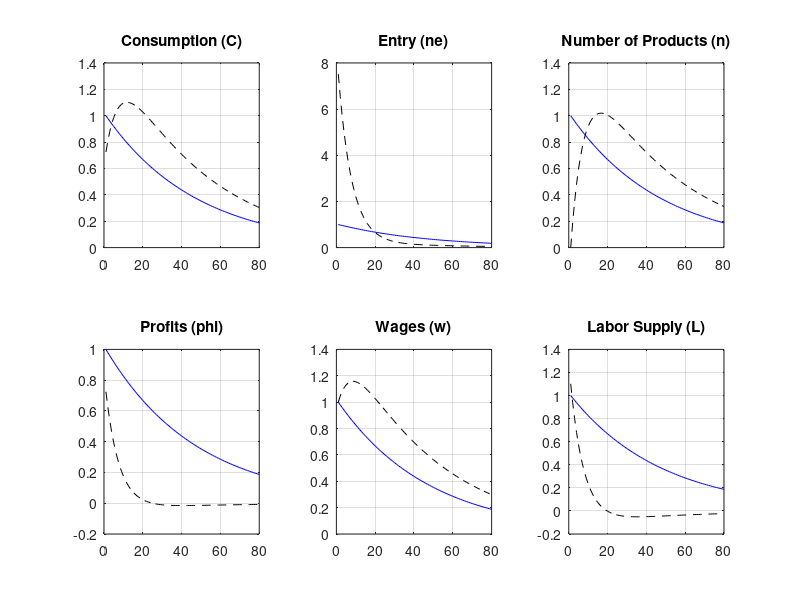

Write MATLAB code to recreate this figure.
clear variables

N = 300; % Initial Forecasting Horizon (See Binder and Pesaran, 1995)


msize     = 7;                   %  size of state space
rsize     = 1;                    %  number of shocks


%%%%% Parameters for the BGM Calibration %%%%%

beta      = 0.99;                     %  discount rate
sigma     = 1/1.3571;                 %  markup/subs elasticity
delta     = 0.025;                    % 10% rate of destruction of firms a year
lambda    = 0 ;                       % as in BGM;

nu    = 0.58333;
L     = 0.3;
fe    = 1;
f     = 0;

rho       = 0.979;                     %  persistence of the shock

%%%%% Composite Parameters %%%%%

%alpha_1 = (n*l)/L;
%alpha_2 = (f*n)/L;
%alpha_3 = (fe*ne)/L;

%%%%% which were calculated with SS file as %%%%%

alpha_1  = 0.7972;
alpha_2  = 0;
alpha_3  = 0.2028;


Lambda = alpha_1/(alpha_1 - (alpha_2*(sigma/(1-sigma))));


% Set Up the System      

% Chat * Z(t) = Ahat * Z(t-1) + Bhat * E(Z(t+1)|I(t))   %
%               + D1 * W(t) + D2 * E(W(t+1)|I(t))       %
% W(t) = R * W(t-1) + v(t)                              %

% Z MATRIX CAN BE INTERPRETED AS FOLLOWS                %
%                                                       %
% Row 1:      Labor Supply                              %
% Row 2:      Consumption                               %
% Row 3:      Firm Profits                              %
% Row 4:      Wages                                     %
% Row 5:      Firms                                     %
% Row 6:      New Firms                                 %
% Row 7:      TFP Shock                                 %


% Coefficient Matrices %


Chat = zeros(msize,msize); % 
Ahat = zeros(msize,msize); %
Bhat = zeros(msize,msize); % 

D1 = zeros(msize,1); % 
D2 = zeros(msize,1); % 

R = zeros(1,1);


% Filling Elements of the Matrices %

% Filling Elements of the Matrices                       %
% PERIOD T is Chat                                       %
% PERIOD T-1 is Ahat                                     %
% PERIOD T+1 is Bhat                                     %
% SHOCK is D                                             %

% EQUATION 1: Labor Supply

Chat(1,1) = 1;
Chat(1,2) = -alpha_1;
Chat(1,5) = -(alpha_2 + (alpha_1*((sigma-1)/sigma)));
Chat(1,6) = -alpha_3;
Chat(1,7) = 1;


% EQUATION 2: Firm Net Worth                                  %


Chat(2,2) = -Lambda;
Chat(2,3) = 1;
Chat(2,4) = Lambda-1;
Chat(2,5) = Lambda;
Chat(2,7) = 1-Lambda;


% EQUATION 3: Shares Euler                                         %

Chat(3,2)  = -1;
Chat(3,5)  = (1-sigma)/sigma;


Bhat(3,2)  = -1;
Bhat(3,3)  = 1-(beta*(1-delta));
Bhat(3,5)  = (beta*(1-delta))*((1-sigma)/sigma);

% EQUATION 4: Labor-Leisure                                         %

Chat(4,1) = nu*(L/(1-L));
Chat(4,2) = 1;
Chat(4,4) = -1;


% EQUATION 5: Free Entry                                           %

Chat(5,4) = -1;
Chat(5,5) = (1-sigma)/sigma;
Chat(5,7) = 1;

% EQUATION 6: Firm Dynamics                                           %

Chat(6,5) = 1/delta;

Ahat(6,5) = (1-delta)/delta;
Ahat(6,6) = 1;


% EQUATION 7: Shock Process                                           

Chat(7,7) = 1;

Ahat(7,7) = rho;

% SHOCK

D1(7,1) = 1; % a 1 percent shock

% Transform System to Canonical Form:


% x(t) = A * x(t-1) + B * E(x(t+1)|I(t)) 
%        + inv(Chat) * D1 * w(t) + inv(Chat) * D2 * E(w(t+1)|I(t))

 G = inv(Chat);
 B = inv(Chat)*Bhat;
 A = inv(Chat)*Ahat;


 dim1 = size(A,1);
 dim3 = size(R,1);

 
% Compute Matrix C Using Brute-Force Iterative Procedure


  C = eye(dim1);          % Initial Condition
  Y = eye(dim1);          % Initial Condition
  eps1 = 10^(-6);         % Convergence Criterion for F
  eps2 = 10^(-6);         % Convergence Criterion for C
  crit1 = 1; crit2 = 1;   % Initial Conditions
  iter = 0;

 
 while crit1 >= eps1 | crit2 >= eps2

    Yi = (eye(dim1)-B*C)\B;
    Ci = (eye(dim1)-B*C)\A;

    crit1 = max(max(abs(Yi-Y))); crit2 = max(max(abs(Ci-C)));
    C = Ci; Y = Yi;

    iter = iter+1;
    if iter > 100, 
       disp(' The brute-force iterative procedure did not converge after ')
       disp(' 100 iterations. See Binder and Pesaran (1995, 1997) for alternative ')
       disp(' algorithms to compute the matrix C. '),
    end
 end
 
 
 
 
 % Use Recursive Method of Binder and Pesaran (1995) to Compute the 
% Forward Part of the Solution - Determine N
 eps3 = 10^(-6);        % Convergence Criterion
 i = 0;
 aux3a = zeros(dim1,dim3);
 aux3b = zeros(dim1,dim3);
 while i <= N
    fp1 = Y^i/(eye(dim1)-B*C)/Chat*D1*R^i;
    fp2 = Y^i/(eye(dim1)-B*C)/Chat*D2*R^(i+1);
    aux3a = fp1+aux3a;
    aux3b = fp2+aux3b;
    i = i+1;
 end


 crit3 = max(max(abs(fp1+fp2)));

 while crit3 > eps3
    N = N+1;
    fp1 = F^N/(eye(dim1)-B*C)/chat*D1*R^N;
    fp2 = F^N/(eye(dim1)-B*C)/chat*D2*R^(N+1);
    aux3a = fp1+aux3a;
    aux3b = fp2+aux3b;
    crit3 = max(max(abs(fp1+fp2)));
 end
  H = aux3a+aux3b;


  z = H;
  for k = 2:1000
      z(:,k) = C*z(:,k-1);
  end
  
  
   % FIGURE TITLE: Impulse Responses to a TFP Shock
   
   Z=z';
   x=80;
   t=1:1:x;
   
   figure(1)
   
  
   subplot(2,3,1)
   plot(t,Z(1:x,2),'--','color',[0 0 0])
   hold on
   plot(t,Z(1:x,7),'-','color',[0 0 1])
   hold off
   grid on
   title('Consumption (C)');   
  
   subplot(2,3,2)
   plot(t,Z(1:x,6),'--','color',[0 0 0])
   hold on
   plot(t,Z(1:x,7),'-','color',[0 0 1])
   hold off
   grid on
   title('Entry (ne)');
   
   subplot(2,3,3)
   plot(t,Z(1:x,5),'--','color',[0 0 0])
   hold on
   plot(t,Z(1:x,7),'-','color',[0 0 1])
   hold off
   grid on
   title('Number of Products (n)');   

   subplot(2,3,4)
   plot(t,Z(1:x,3),'--','color',[0 0 0])
   hold on
   plot(t,Z(1:x,7),'-','color',[0 0 1])
   hold off
   grid on
   title('Profits (phi)');   
  
   subplot(2,3,5)
   plot(t,Z(1:x,4),'--','color',[0 0 0])
   hold on
   plot(t,Z(1:x,7),'-','color',[0 0 1])
   hold off
   grid on
   title('Wages (w)');   
  
   subplot(2,3,6)
   plot(t,Z(1:x,1),'--','color',[0 0 0])
   hold on
   plot(t,Z(1:x,7),'-','color',[0 0 1])
   hold off
   grid on
   title('Labor Supply (L)');   
  
     
  
   